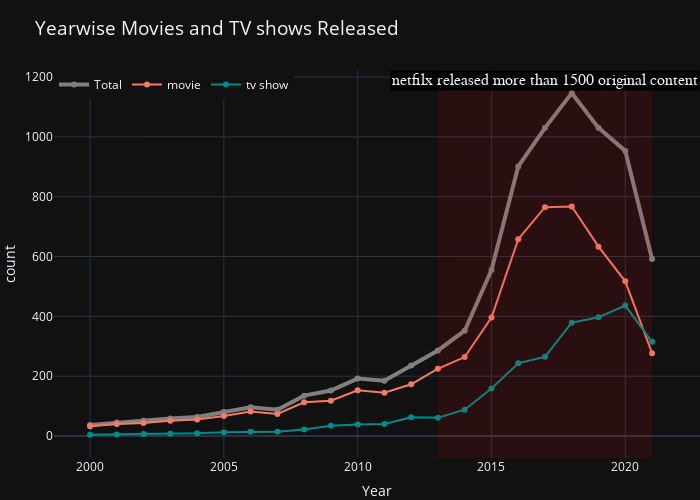

The code cell stored with this chart in its notebook:
### Markdown cell above
<h3 style="text-align: left;color:darkblue; ">let's zoom in above chart and look closely from 2000

### Code cell
x= release_year_total[52:].index
y0 = release_year_total[52:]
fig = go.Figure()
x1 =release_year_data.loc[2000:].index
y1=release_year_data.loc[2000:]['Movie']
y2=release_year_data.loc[2000:]['TV Show']
# Add traces
fig.add_trace(go.Scatter(x=x, y=y0,line=dict(color='grey', width=4, dash='solid'),
                    mode='lines+markers',
                    name='Total',marker=dict(color="grey")))
fig.add_trace(go.Scatter(x=x1, y=y1,
                    mode='lines+markers',
                    name='movie',marker=dict(color="#f47c64")))
fig.add_trace(go.Scatter(x=x1, y=y2,
                    mode='lines+markers',line=dict(color='darkcyan', width=2, dash='solid'),
                    name='tv show',marker=dict(color="darkcyan")))
fig.update_layout(legend_orientation="h",template='plotly_dark',
                  legend=dict(x=0, y=1, traceorder="normal"),
                  title={'text':'Yearwise Movies and TV shows Released  ','font':{'size':19}},
                  xaxis_title="Year",
                  #paper_bgcolor='#edeeee',
                 # plot_bgcolor='#edeeee',
                  yaxis_title="count ",width=700,height=500,
                  margin=dict(l=50, r=0, t=70, b=40))
fig.add_vrect(x0=2013,x1=2021, line_width=0,fillcolor="red", opacity=0.1,annotation_text="netfilx released more than 1500 original content",
             annotation_position="top",annotation=dict(font_size=16, font_family="Times New Roman",bgcolor='black'))
fig.update_xaxes(showgrid=True)
fig.update_yaxes(showgrid=True)
fig.show()

### Figure 1 — Plotly figure (JSON) as saved in the notebook; plotly's stock layout.template omitted (floating-point values rounded to 4 significant figures)
{"data": [{"line": {"color": "grey", "dash": "solid", "width": 4}, "marker": {"color": "grey"}, "mode": "lines+markers", "name": "Total", "type": "scatter", "x": [2000, 2001, 2002, 2003, 2004, 2005, 2006, 2007, 2008, 2009, 2010, 2011, 2012, 2013, 2014, 2015, 2016, 2017, 2018, 2019, 2020, 2021], "y": [37, 45, 51, 59, 64, 80, 96, 88, 135, 152, 192, 185, 236, 286, 352, 555, 901, 1030, 1146, 1030, 953, 592]}, {"marker": {"color": "#f47c64"}, "mode": "lines+markers", "name": "movie", "type": "scatter", "x": [2000, 2001, 2002, 2003, 2004, 2005, 2006, 2007, 2008, 2009, 2010, 2011, 2012, 2013, 2014, 2015, 2016, 2017, 2018, 2019, 2020, 2021], "y": [33, 40, 44, 51, 55, 67, 82, 74, 113, 118, 153, 145, 173, 225, 264, 396, 658, 765, 767, 633, 517, 277]}, {"line": {"color": "darkcyan", "dash": "solid", "width": 2}, "marker": {"color": "darkcyan"}, "mode": "lines+markers", "name": "tv show", "type": "scatter", "x": [2000, 2001, 2002, 2003, 2004, 2005, 2006, 2007, 2008, 2009, 2010, 2011, 2012, 2013, 2014, 2015, 2016, 2017, 2018, 2019, 2020, 2021], "y": [4, 5, 7, 8, 9, 13, 14, 14, 22, 34, 39, 40, 63, 61, 88, 159, 243, 265, 379, 397, 436, 315]}], "layout": {"annotations": [{"bgcolor": "black", "font": {"family": "Times New Roman", "size": 16}, "showarrow": false, "text": "netfilx released more than 1500 original content", "x": 2017, "xanchor": "center", "xref": "x", "y": 1, "yanchor": "top", "yref": "y domain"}], "height": 500, "legend": {"orientation": "h", "traceorder": "normal", "x": 0, "y": 1}, "margin": {"b": 40, "l": 50, "r": 0, "t": 70}, "shapes": [{"fillcolor": "red", "line": {"width": 0}, "opacity": 0.1, "type": "rect", "x0": 2013, "x1": 2021, "xref": "x", "y0": 0, "y1": 1, "yref": "y domain"}], "title": {"font": {"size": 19}, "text": "Yearwise Movies and TV shows Released  "}, "width": 700, "xaxis": {"showgrid": true, "title": {"text": "Year"}}, "yaxis": {"showgrid": true, "title": {"text": "count "}}}}
